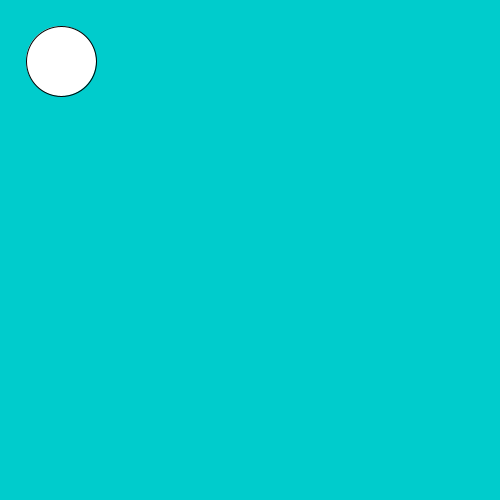
Frame 1 (no input)
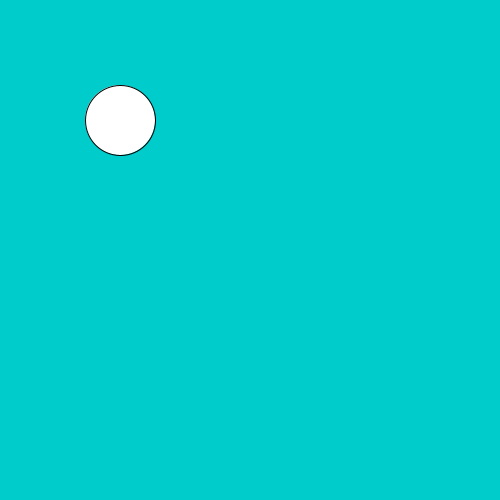
Frame 60 (the mouse pressed at the canvas centre just before this capture)
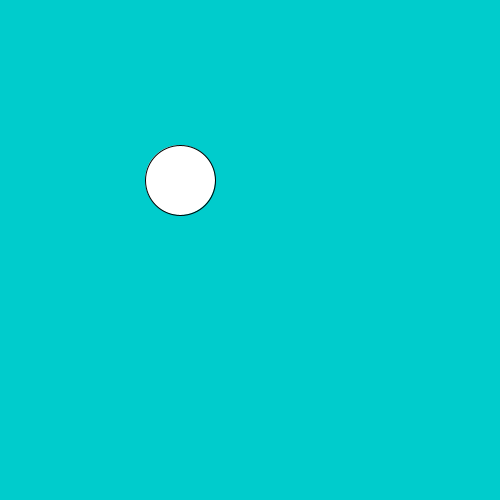
Frame 120 (the mouse held since frame 60 and released just before this capture)

The Processing sketch that drew these frames (run headless with seeded random() and noise(); from frame 60 on, the mouse is pressed at the canvas centre):

// Processing sketch: sketch_220613a_k2_1
// ── sketch_220613a_k2_1.pde
int diameter = 70;
int positionX = 60;
int Switch = 0;
void setup() {
  size(500, 500);
}
void draw(){
  background (0,204,204);
  
  if(positionX>=width-diameter/2){
    Switch = 1;
  }
  if(positionX == diameter/2){
    Switch = 0;
  }
  if(Switch==0){
    positionX++;    
}
else{
    positionX--;   
} 
    ellipse(positionX,positionX,diameter,diameter);
    println(diameter);   
}
